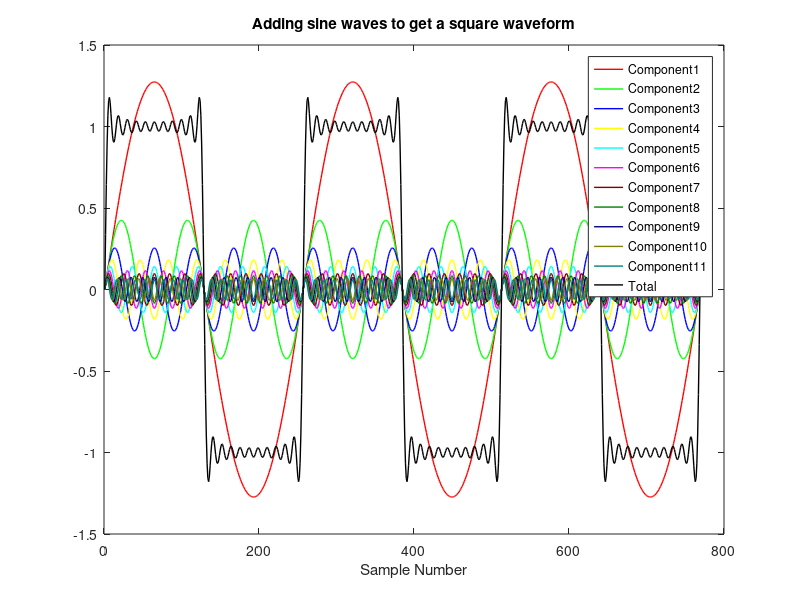

MATLAB code to generate this figure:
% Name: Hiteshi Shah (hss7374)
% Homework 2
%

% initializing the value of lambda
lambda = 128;

% initializing the values of x, ranging from 0 to 768
x = 0:768;

% initializing the array that stores the sine wave
sine_wave = zeros(size(x));

% initializing the array that stores the final sum of all 11 sine waves
final_wave = zeros(size(x));

% initializing the aray of colors for each of the 11 sine waves
colors = [1.0, 0.0, 0.0;
          0.0, 1.0, 0.0;
          0.0, 0.0, 1.0;
          1.0, 1.0, 0.0;
          0.0, 1.0, 1.0;
          1.0, 0.0, 1.0;
          0.5, 0.0, 0.0;
          0.0, 0.5, 0.0;
          0.0, 0.0, 0.5;
          0.5, 0.5, 0.0;
          0.0, 0.5, 0.5];
      
% for odd integers of k ranging from 1 to 21, calculate ths sine wave for
% each k, plot it and add it to the final wave
for k = 1:2:21
    sine_wave = (4 / pi / k) * sin(k * pi * x / lambda);
    plot(sine_wave, 'Color', colors(round(k / 2),:), 'DisplayName', strcat('Component ', num2str(round(k / 2))), 'LineWidth', 1); hold on;
    final_wave = final_wave + sine_wave;
end

% plot the final wave in black
plot(final_wave, 'Color', [0.0, 0.0, 0.0], 'DisplayName', 'Total', 'LineWidth', 1);

% display legend
legend('show');

% label the x axis
xlabel('Sample Number');

% title the graph
title('Adding sine waves to get a square waveform')